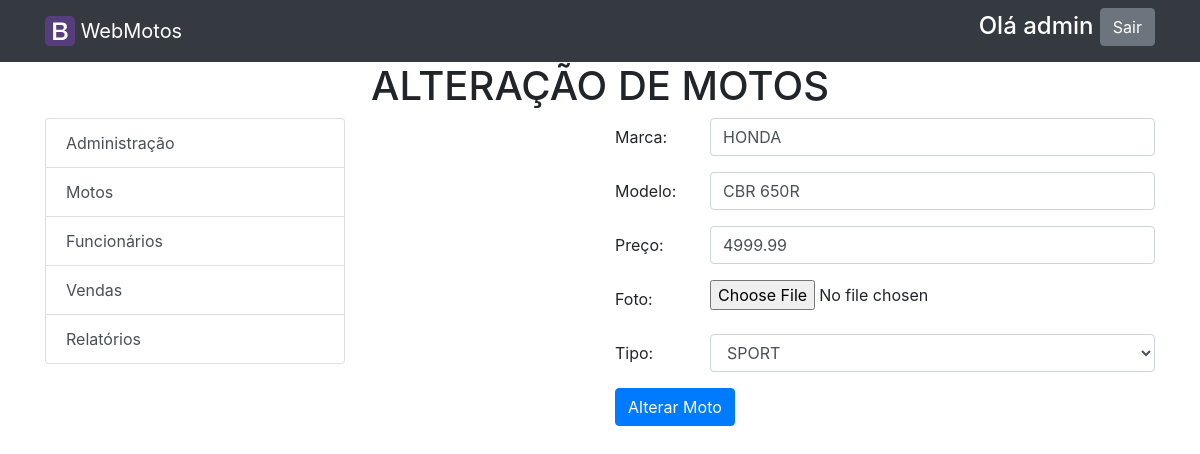
Page /altera_moto.php?codigo=1 (signed in) on the committed database.
### tables this page shows
CREATE TABLE IF NOT EXISTS `motos` (
  `id_moto` int(11) NOT NULL AUTO_INCREMENT,
  `tipo` varchar(45) NOT NULL,
  `marca` varchar(45) NOT NULL,
  `modelo` varchar(45) NOT NULL,
  `preco` decimal(10,2) NOT NULL,
  `foto` varchar(100) NOT NULL DEFAULT 'foto_moto.jpg',
  `fila_compra` char(1) NOT NULL DEFAULT 'N',
  `venda_id` int(11) DEFAULT NULL,
  PRIMARY KEY (`id_moto`)
);

### altera_moto.php (the view, shortened to what this page needs)
<?php
require 'config.php';
?>
<?php include_once 'topo_restrito.php'; ?>
<div class="container">
  <div class="row">
    <div class="col">
      <h1 class="text-center">ALTERAÇÃO DE MOTOS</h1>
    </div>
  </div>
  <div class="row">
    <div class="col-6">
        <?php include_once 'menu_restrito.php';?>
    </div>
    <div class="col-6">
        <?php
            $cod_moto = $_GET['codigo'];
            $sql_pesquisa_moto = "SELECT id_moto, marca, modelo, tipo, preco, foto FROM motos WHERE id_moto = '$cod_moto'";
            $resultado_pesquisa_moto = mysqli_query($conecta, $sql_pesquisa_moto);
            $registro_moto = mysqli_fetch_row($resultado_pesquisa_moto);
        ?>
         <form method="POST" action="processa_altera_moto.php" enctype="multipart/form-data">
          <div class="form-group row">
            <label for="marca" class="col-sm-2 col-form-label">Marca:</label>
            <div class="col-sm-10">
              <input type="text" class="form-control" id="marca" name="marca" value="<?php echo $registro_moto[1];?>" required />
            </div>
          </div>
          <div class="form-group row">
            <label for="modelo" class="col-sm-2 col-form-label">Modelo:</label>
            <div class="col-sm-10">
              <input type="text" class="form-control" id="modelo" name="modelo" value="<?php echo $registro_moto[2];?>" required />
            </div>
          </div>
          <div class="form-group row">
            <label for="preco" class="col-sm-2 col-form-label">Preço:</label>
            <div class="col-sm-10">
              <input type="preco" class="form-control" id="preco" name="preco" value="<?php echo $registro_moto[4];?>" required />
            </div>
          </div>
          <div class="form-group row">
            <label for="foto" class="col-sm-2 col-form-label">Foto:</label>
            <div class="col-sm-10">
              <input type="file" class="form-control-file" id="foto" name="foto" />
            </div>
          </div>
          <div class="form-group row">
            <label for="tipo" class="col-sm-2 col-form-label">Tipo:</label>
            <div class="col-sm-10">
              <select class="form-control" name="tipo">
                <option <?php echo (strtolower($registro_moto[3]) == 'sport')?'selected':'';?> >SPORT</option>
              </select>
            </div>
          </div>
          <input type="submit" value="Alterar Moto" class="btn btn-primary"/>
      </form>
    </div>
  </div>
</div>
<?php include_once 'rodape.php'; ?>

### assets/css/style.css (style rules this page uses)
body { margin: 0; padding: 0; }

### rows in the picture
motos: marca "HONDA", modelo "CBR 650R", preco "4999.99", tipo "SPORT"

### other values in the picture
$_SESSION['login'] "admin"
